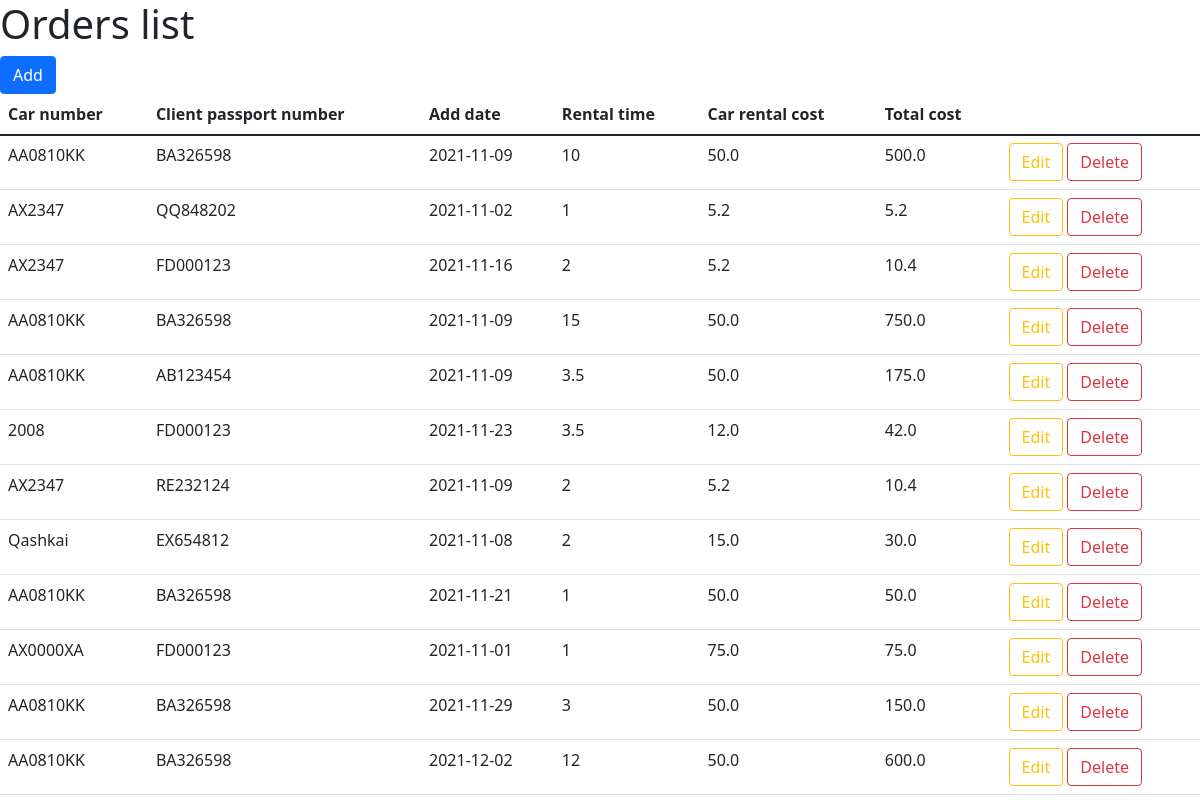
Page /orders-list on the earlier database version.
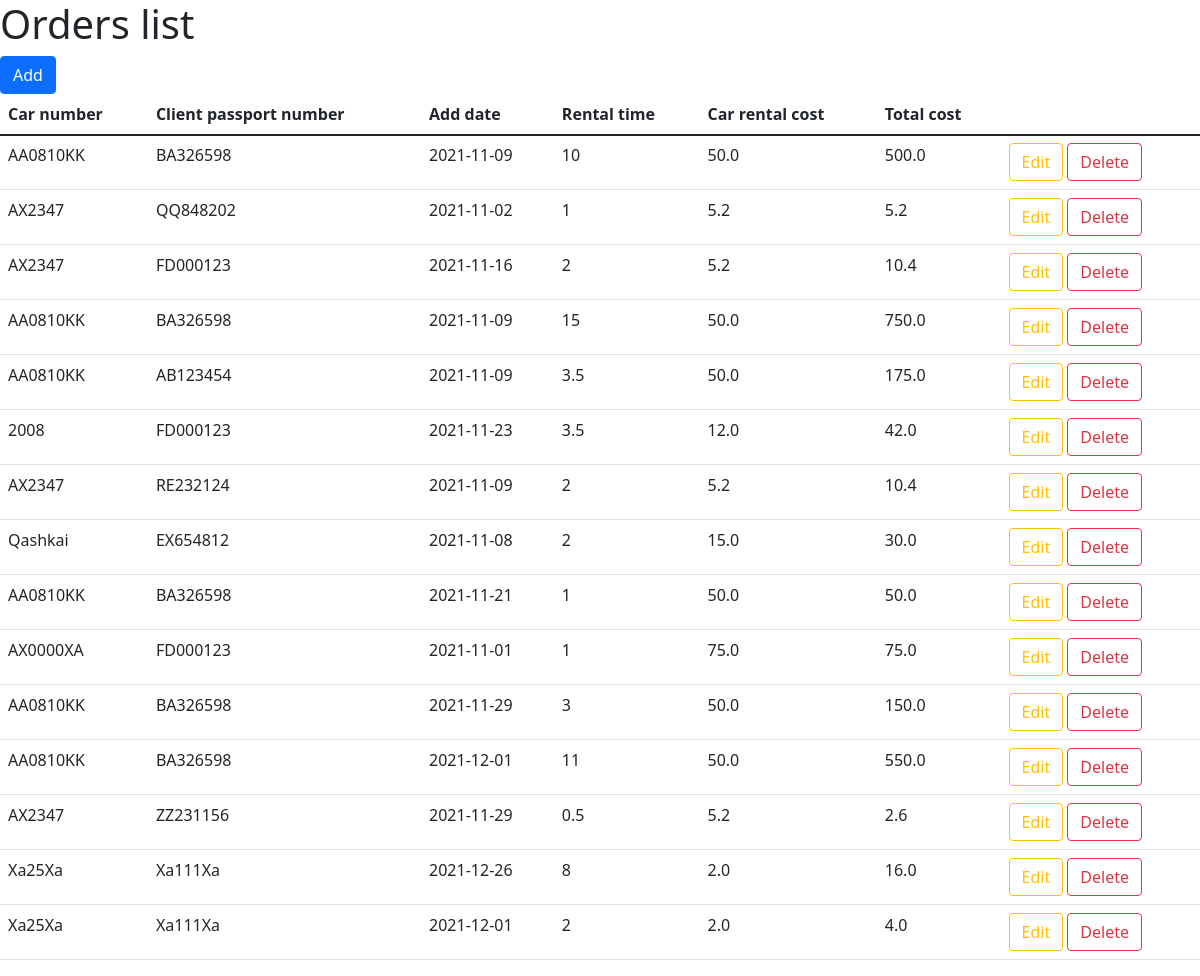
Same page on the later database version.
### main.py (models this page shows, shortened)
class Orders(db.Model):
    id = db.Column(db.Integer, primary_key=True)
    add_date = db.Column(db.String(45), nullable=False)  # db.Column(db.DateTime, default=datetime.utcnow)
    rental_time = db.Column(db.Integer, nullable=False)
    client_id = db.Column(db.String(30), db.ForeignKey('clients.id'))
    car_id = db.Column(db.String(30), db.ForeignKey('cars.id'))

class Cars(db.Model):
    id = db.Column(db.Integer, primary_key=True)
    number = db.Column(db.String(30), nullable=False)
    description = db.Column(db.String(90), nullable=False)
    rental_cost = db.Column(db.Float(), nullable=False)

class Clients(db.Model):
    id = db.Column(db.Integer, primary_key=True)
    passport_number = db.Column(db.String(30), nullable=False)
    first_name = db.Column(db.String(45), nullable=False)
    last_name = db.Column(db.String(45), nullable=False)
    registration_date = db.Column(db.String(45), nullable=False)

### main.py (the view)
@rental_cars.route('/orders-list')
def orders_list():
    g.db = sqlite3.connect('rental_cars.db')
    cur = g.db.execute("""SELECT id, number, passport_number, add_date, rental_time, rental_cost, (rental_time * rental_cost)
                          FROM (SELECT * FROM orders LEFT JOIN clients ON orders.client_id = clients.id
                          LEFT JOIN cars ON orders.car_id = cars.id)""")
    linked_orders = cur.fetchall()
    g.db.close()
    return render_template('orders-list.html', linked_orders=linked_orders)

### templates/orders-list.html (shortened to what this page needs)
{% extends 'documentation/html_prototype/static_prototype.html' %}
{% block body %}
<h1>Orders list</h1>
<a href="/add-order" class="btn btn-primary">Add</a>
<table class="table">
    <thead>
        <tr>
            <th scope="col">Car number</th>
            <th scope="col">Client passport number</th>
            <th scope="col">Add date</th>
            <th scope="col">Rental time</th>
            <th scope="col">Car rental cost</th>
            <th scope="col">Total cost</th>
        </tr>
    </thead>
    <tbody>
        <tr>
            {% for row in linked_orders %}
                <tr>
                    <td>{{ row[1] }}</td>
                    <td>{{ row[2] }}</td>
                    <td>{{ row[3] }}</td>
                    <td>{{ row[4] }}</td>
                    <td>{{ row[5] }}</td>
                    <td>{{ row[6] }}</td>
                    <td>
                        <a href="/orders-list/{{ row[0] }}/update-order" class="btn btn-outline-warning">Edit</a>
                        <a href="/orders-list/{{ row[0] }}/delete-order" class="btn btn-outline-danger" onclick="return confirm('Please confirm delete order')">Delete</a>
                    </td>
                </tr>
            {% endfor %}
        </tr>
  </tbody>
</table>
{% endblock %}

### templates/documentation/html_prototype/static_prototype.html (shortened to what this page needs)
<!doctype html>
<html lang="en">
<head>
    <link rel="stylesheet" href="{{ url_for('static', filename='css/main.css') }}">
    <link rel="stylesheet" href="https://cdn.jsdelivr.net/npm/bootstrap@5.1.3/dist/css/bootstrap.min.css">
</head>
<body>
    {% block body %}{% endblock %}
</body>
</html>

Differences in the rows shown:
changed Orders (number 12 of 15 on the later page): add_date "2021-12-02" → "2021-12-01"; rental_time "12" → "11"; row "600.0" → "550.0"
added Orders: number "AX2347", passport_number "ZZ231156", add_date "2021-11-29", rental_time "0.5", rental_cost "5.2", row "2.6"
added Orders: number "Xa25Xa", passport_number "Xa111Xa", add_date "2021-12-26", rental_time "8", rental_cost "2.0", row "16.0"
added Orders: number "Xa25Xa", passport_number "Xa111Xa", add_date "2021-12-01", rental_time "2", rental_cost "2.0", row "4.0"
